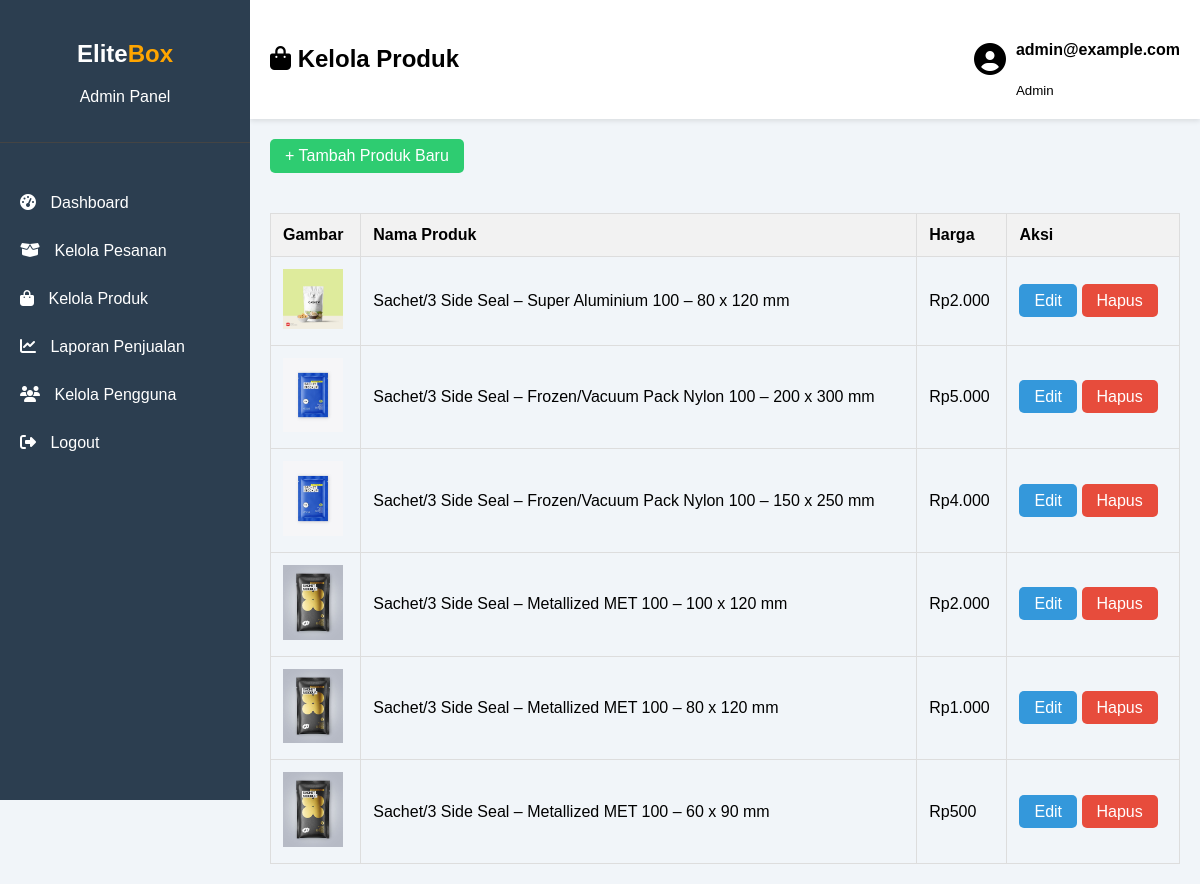
Page /admin/admin_produk.php (signed in) on the committed database.
### tables this page shows
CREATE TABLE `products` (
  `id` int(11) NOT NULL,
  `name` varchar(255) NOT NULL,
  `width_mm` int(11) DEFAULT NULL,
  `height_mm` int(11) DEFAULT NULL,
  `price` decimal(10,2) NOT NULL,
  `type_id` int(11) DEFAULT NULL,
  `image_url` varchar(255) DEFAULT NULL
);

### admin/admin_produk.php (the view, shortened to what this page needs)
<?php
include 'admin_header.php';
$products = $conn->query("SELECT * FROM products ORDER BY id DESC");
?>
<a href="produk_form.php" class="btn btn-update" style="margin-bottom: 20px; display: inline-block;">+ Tambah Produk Baru</a>
<table>
    <thead>
        <tr>
            <th>Gambar</th>
            <th>Nama Produk</th>
            <th>Harga</th>
            <th>Aksi</th>
        </tr>
    </thead>
    <tbody>
        <?php while($p = $products->fetch_assoc()): ?>
        <tr>
            <td><img src="../assets/produk1/<?php echo htmlspecialchars($p['image_url']); ?>" alt="" width="60"></td>
            <td><?php echo htmlspecialchars($p['name']); ?></td>
            <td>Rp<?php echo number_format($p['price'], 0, ',', '.'); ?></td>
            <td>
                <a href="produk_form.php?id=<?php echo $p['id']; ?>" class="btn btn-edit">Edit</a>
                <a href="produk_hapus.php?id=<?php echo $p['id']; ?>" class="btn btn-delete" onclick="return confirm('Apakah Anda yakin ingin menghapus produk ini?')">Hapus</a>
            </td>
        </tr>
        <?php endwhile; ?>
    </tbody>
</table>
<?php include 'admin_footer.php'; ?>

### admin/admin_header.php (shortened to what this page needs)
<!DOCTYPE html>
<html lang="en">
<head>
    <link rel="stylesheet" href="admin_style.css">
    <link rel="stylesheet" href="https://cdnjs.cloudflare.com/ajax/libs/font-awesome/6.5.1/css/all.min.css">
</head>
<body>
    <div class="admin-wrapper">
        <div class="sidebar">
            <div class="logo">
                <h2>Elite<span>Box</span></h2>
                <p>Admin Panel</p>
            </div>
            <ul>
                <li><a href="admin_dashboard.php"><i class="fas fa-tachometer-alt"></i> Dashboard</a></li>
                <li><a href="admin_pesanan.php"><i class="fas fa-box-open"></i> Kelola Pesanan</a></li>
                <li><a href="admin_produk.php"><i class="fas fa-shopping-bag"></i> Kelola Produk</a></li>
                <li><a href="admin_laporan.php"><i class="fas fa-chart-line"></i> Laporan Penjualan</a></li>
                <li><a href="admin_users.php"><i class="fas fa-users"></i> Kelola Pengguna</a></li>
                <li><a href="../perintah/logout.php"><i class="fas fa-sign-out-alt"></i> Logout</a></li>
            </ul>
        </div>
        <div class="main-content">
            <header>
                <h2>
                    </h2>
                <div class="user-wrapper">
                    <i class="fas fa-user-circle"></i>
                    <div>
                        <h4><?php echo $_SESSION['email']; ?></h4>
                        <small>Admin</small>
                    </div>
                </div>
            </header>
            <main>

### admin/admin_footer.php
</main>
        </div>
    </div>
</body>
</html>

### admin/admin_style.css (style rules this page uses)
:root { --primary-color: orange; }
body { margin: 0; font-family: 'Poppins', sans-serif; background-color: #f1f5f9; }
.admin-wrapper { display: flex; }
.sidebar { width: 250px; background: #2c3e50; color: white; height: 100vh; position: fixed; }
.sidebar .logo { padding: 20px; text-align: center; border-bottom: 1px solid #444; }
.sidebar .logo h2 span { color: var(--primary-color); }
.sidebar ul { list-style: none; padding: 20px 0; }
.sidebar ul li a { display: block; padding: 15px 20px; color: white; text-decoration: none; transition: background 0.3s; }
.sidebar ul li a i { margin-right: 10px; }
.main-content { margin-left: 250px; width: calc(100% - 250px); }
.main-content header { display: flex; justify-content: space-between; align-items: center; padding: 20px; background: white; box-shadow: 0 2px 5px rgba(0,0,0,0.1); }
.user-wrapper { display: flex; align-items: center; }
.user-wrapper i { font-size: 2rem; margin-right: 10px; }
main { padding: 20px; }
table { width: 100%; border-collapse: collapse; margin-top: 20px; }
th, td { padding: 12px; border: 1px solid #ddd; text-align: left; }
th { background-color: #f2f2f2; }
.btn { padding: 8px 15px; border-radius: 5px; text-decoration: none; color: white; }
.btn-edit { background: #3498db; }
.btn-delete { background: #e74c3c; }
.btn-update { background: #2ecc71; border: none; cursor: pointer; }

### rows in the picture
products: image_url (picture), name "Sachet/3 Side Seal – Super Aluminium 100 – 80 x 120 mm", price "2.000"
products: image_url (picture), name "Sachet/3 Side Seal – Frozen/Vacuum Pack Nylon 100 – 200 x 300 mm", price "5.000"
products: image_url (picture), name "Sachet/3 Side Seal – Frozen/Vacuum Pack Nylon 100 – 150 x 250 mm", price "4.000"
products: image_url (picture), name "Sachet/3 Side Seal – Metallized MET 100 – 100 x 120 mm", price "2.000"
products: image_url (picture), name "Sachet/3 Side Seal – Metallized MET 100 – 80 x 120 mm", price "1.000"
products: image_url (picture), name "Sachet/3 Side Seal – Metallized MET 100 – 60 x 90 mm", price "500"

### other values in the picture
$_SESSION['email'] "admin@example.com"
